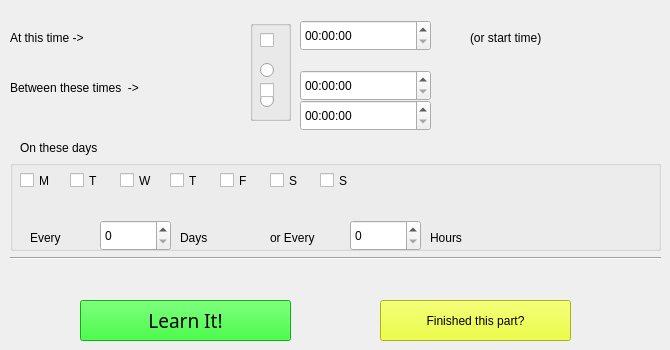
    <widget class="QWidget" name="tab_5">
     <attribute name="title">
      <string>When</string>
     </attribute>
     <widget class="QPushButton" name="timeLearnItPushButton">
      <property name="geometry">
       <rect>
        <x>80</x>
        <y>300</y>
        <width>211</width>
        <height>41</height>
       </rect>
      </property>
      <property name="font">
       <font>
        <family>Sans Serif</family>
        <pointsize>14</pointsize>
        <weight>50</weight>
        <italic>false</italic>
        <bold>false</bold>
       </font>
      </property>
      <property name="styleSheet">
       <string notr="true">background-color: rgb(0, 255, 0);
color: rgb(0, 0, 0);</string>
      </property>
      <property name="text">
       <string>Learn It!</string>
      </property>
     </widget>
     <widget class="QLabel" name="label_7">
      <property name="geometry">
       <rect>
        <x>10</x>
        <y>30</y>
        <width>131</width>
        <height>16</height>
       </rect>
      </property>
      <property name="text">
       <string>At this time -&gt;</string>
      </property>
     </widget>
     <widget class="QLabel" name="label_8">
      <property name="geometry">
       <rect>
        <x>10</x>
        <y>80</y>
        <width>221</width>
        <height>16</height>
       </rect>
      </property>
      <property name="text">
       <string>Between these times  -&gt;</string>
      </property>
     </widget>
     <widget class="QTimeEdit" name="AtTimeEdit">
      <property name="geometry">
       <rect>
        <x>300</x>
        <y>20</y>
        <width>131</width>
        <height>31</height>
       </rect>
      </property>
     </widget>
     <widget class="QTimeEdit" name="betweenToTimeEdit">
      <property name="geometry">
       <rect>
        <x>300</x>
        <y>100</y>
        <width>131</width>
        <height>31</height>
       </rect>
      </property>
     </widget>
     <widget class="QTimeEdit" name="betweenFromTimeEdit">
      <property name="geometry">
       <rect>
        <x>300</x>
        <y>70</y>
        <width>131</width>
        <height>31</height>
       </rect>
      </property>
     </widget>
     <widget class="QGroupBox" name="groupBox">
      <property name="geometry">
       <rect>
        <x>250</x>
        <y>20</y>
        <width>41</width>
        <height>101</height>
       </rect>
      </property>
      <property name="title">
       <string/>
      </property>
      <widget class="QRadioButton" name="radioButton">
       <property name="geometry">
        <rect>
         <x>10</x>
         <y>10</y>
         <width>21</width>
         <height>21</height>
        </rect>
       </property>
       <property name="text">
        <string/>
       </property>
      </widget>
      <widget class="QRadioButton" name="radioButton_2">
       <property name="geometry">
        <rect>
         <x>10</x>
         <y>40</y>
         <width>21</width>
         <height>21</height>
        </rect>
       </property>
       <property name="text">
        <string/>
       </property>
      </widget>
      <widget class="QRadioButton" name="radioButton_3">
       <property name="geometry">
        <rect>
         <x>10</x>
         <y>70</y>
         <width>21</width>
         <height>21</height>
        </rect>
       </property>
       <property name="text">
        <string/>
       </property>
      </widget>
      <widget class="QGroupBox" name="groupBox_3">
       <property name="geometry">
        <rect>
         <x>0</x>
         <y>0</y>
         <width>41</width>
         <height>101</height>
        </rect>
       </property>
       <property name="title">
        <string/>
       </property>
       <property name="checkable">
        <bool>false</bool>
       </property>
       <widget class="QCheckBox" name="atCheckBox">
        <property name="geometry">
         <rect>
          <x>10</x>
          <y>10</y>
          <width>21</width>
          <height>21</height>
         </rect>
        </property>
        <property name="text">
         <string/>
        </property>
        <property name="autoExclusive">
         <bool>false</bool>
        </property>
       </widget>
       <widget class="QCheckBox" name="betweenCheckBox">
        <property name="geometry">
         <rect>
          <x>10</x>
          <y>60</y>
          <width>21</width>
          <height>21</height>
         </rect>
        </property>
        <property name="text">
         <string/>
        </property>
        <property name="autoExclusive">
         <bool>false</bool>
        </property>
       </widget>
       <widget class="QGroupBox" name="groupBox_4">
        <property name="geometry">
         <rect>
          <x>30</x>
          <y>180</y>
          <width>41</width>
          <height>181</height>
         </rect>
        </property>
        <property name="title">
         <string/>
        </property>
        <widget class="QRadioButton" name="radioButton_9">
         <property name="geometry">
          <rect>
           <x>10</x>
           <y>10</y>
           <width>21</width>
           <height>21</height>
          </rect>
         </property>
         <property name="text">
          <string/>
         </property>
        </widget>
        <widget class="QRadioButton" name="radioButton_10">
         <property name="geometry">
          <rect>
           <x>10</x>
           <y>40</y>
           <width>21</width>
           <height>21</height>
          </rect>
         </property>
         <property name="text">
          <string/>
         </property>
        </widget>
        <widget class="QRadioButton" name="radioButton_11">
         <property name="geometry">
          <rect>
           <x>10</x>
           <y>70</y>
           <width>21</width>
           <height>21</height>
          </rect>
         </property>
         <property name="text">
          <string/>
         </property>
        </widget>
        <widget class="QRadioButton" name="radioButton_12">
         <property name="geometry">
          <rect>
           <x>10</x>
           <y>130</y>
           <width>21</width>
           <height>21</height>
          </rect>
         </property>
         <property name="text">
          <string/>
         </property>
        </widget>
       </widget>
      </widget>
     </widget>
     <widget class="QLabel" name="label_4">
      <property name="geometry">
       <rect>
        <x>20</x>
        <y>140</y>
        <width>131</width>
        <height>16</height>
       </rect>
      </property>
      <property name="text">
       <string>On these days</string>
      </property>
     </widget>
     <widget class="QGroupBox" name="groupBox_2">
      <property name="geometry">
       <rect>
        <x>10</x>
        <y>160</y>
        <width>651</width>
        <height>91</height>
       </rect>
      </property>
      <property name="title">
       <string/>
      </property>
      <widget class="QCheckBox" name="mondayCheckBox">
       <property name="geometry">
        <rect>
         <x>10</x>
         <y>10</y>
         <width>51</width>
         <height>21</height>
        </rect>
       </property>
       <property name="text">
        <string>M</string>
       </property>
      </widget>
      <widget class="QCheckBox" name="tuesdayCheckBox">
       <property name="geometry">
        <rect>
         <x>60</x>
         <y>10</y>
         <width>51</width>
         <height>21</height>
        </rect>
       </property>
       <property name="text">
        <string>T</string>
       </property>
      </widget>
      <widget class="QCheckBox" name="wednesdayCheckBox">
       <property name="geometry">
        <rect>
         <x>110</x>
         <y>10</y>
         <width>51</width>
         <height>21</height>
        </rect>
       </property>
       <property name="text">
        <string>W</string>
       </property>
      </widget>
      <widget class="QCheckBox" name="ThursdayCheckBox">
       <property name="geometry">
        <rect>
         <x>160</x>
         <y>10</y>
         <width>51</width>
         <height>21</height>
        </rect>
       </property>
       <property name="text">
        <string>T</string>
       </property>
      </widget>
      <widget class="QCheckBox" name="fridayCheckBox">
       <property name="geometry">
        <rect>
         <x>210</x>
         <y>10</y>
         <width>51</width>
         <height>21</height>
        </rect>
       </property>
       <property name="text">
        <string>F</string>
       </property>
      </widget>
      <widget class="QCheckBox" name="saturdayCheckBox">
       <property name="geometry">
        <rect>
         <x>260</x>
         <y>10</y>
         <width>51</width>
         <height>21</height>
        </rect>
       </property>
       <property name="text">
        <string>S</string>
       </property>
      </widget>
      <widget class="QCheckBox" name="sundayCheckBox">
       <property name="geometry">
        <rect>
         <x>310</x>
         <y>10</y>
         <width>51</width>
         <height>21</height>
        </rect>
       </property>
       <property name="text">
        <string>S</string>
       </property>
      </widget>
      <widget class="QLabel" name="label_17">
       <property name="geometry">
        <rect>
         <x>20</x>
         <y>70</y>
         <width>81</width>
         <height>16</height>
        </rect>
       </property>
       <property name="text">
        <string>Every</string>
       </property>
      </widget>
      <widget class="QSpinBox" name="everyNdaysSpinBox">
       <property name="geometry">
        <rect>
         <x>90</x>
         <y>60</y>
         <width>71</width>
         <height>31</height>
        </rect>
       </property>
      </widget>
      <widget class="QLabel" name="label_18">
       <property name="geometry">
        <rect>
         <x>170</x>
         <y>70</y>
         <width>51</width>
         <height>16</height>
        </rect>
       </property>
       <property name="text">
        <string>Days</string>
       </property>
      </widget>
      <widget class="QLabel" name="label_23">
       <property name="geometry">
        <rect>
         <x>260</x>
         <y>70</y>
         <width>81</width>
         <height>16</height>
        </rect>
       </property>
       <property name="text">
        <string>or Every</string>
       </property>
      </widget>
      <widget class="QSpinBox" name="everyNHoursSpinBox">
       <property name="geometry">
        <rect>
         <x>340</x>
         <y>60</y>
         <width>71</width>
         <height>31</height>
        </rect>
       </property>
      </widget>
      <widget class="QLabel" name="label_22">
       <property name="geometry">
        <rect>
         <x>420</x>
         <y>70</y>
         <width>61</width>
         <height>16</height>
        </rect>
       </property>
       <property name="text">
        <string>Hours</string>
       </property>
      </widget>
     </widget>
     <widget class="QPushButton" name="timeFinishedPushButton">
      <property name="geometry">
       <rect>
        <x>380</x>
        <y>300</y>
        <width>191</width>
        <height>41</height>
       </rect>
      </property>
      <property name="styleSheet">
       <string notr="true">background-color: rgb(231, 255, 11);
color: rgb(0, 0, 0);</string>
      </property>
      <property name="text">
       <string>Finished this part?</string>
      </property>
      <property name="checkable">
       <bool>true</bool>
      </property>
     </widget>
     <widget class="QLabel" name="label_6">
      <property name="geometry">
       <rect>
        <x>470</x>
        <y>30</y>
        <width>151</width>
        <height>16</height>
       </rect>
      </property>
      <property name="text">
       <string>(or start time)</string>
      </property>
     </widget>
     <widget class="Line" name="line">
      <property name="geometry">
       <rect>
        <x>10</x>
        <y>250</y>
        <width>651</width>
        <height>16</height>
       </rect>
      </property>
      <property name="font">
       <font>
        <family>Sans Serif</family>
        <pointsize>14</pointsize>
        <weight>50</weight>
        <italic>false</italic>
        <bold>false</bold>
       </font>
      </property>
      <property name="autoFillBackground">
       <bool>false</bool>
      </property>
      <property name="orientation">
       <enum>Qt::Horizontal</enum>
      </property>
     </widget>
    </widget>
